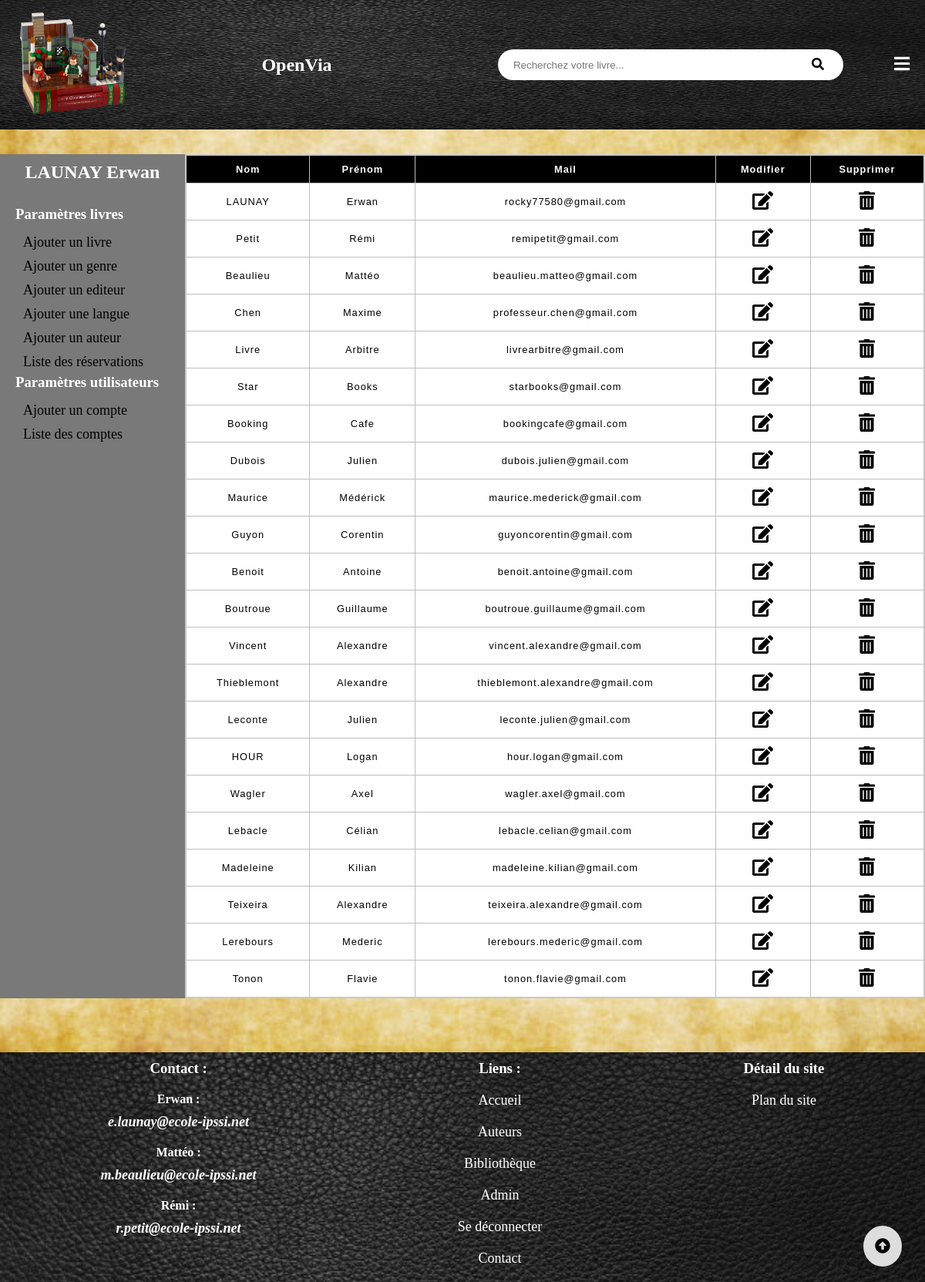
The app's page /admin/listecompte.php (signed in) with its own data.
### tables this page shows
CREATE TABLE IF NOT EXISTS `utilisateur` (
  `idUtilisateur` int(11) NOT NULL AUTO_INCREMENT,
  `idClient` int(11) NOT NULL,
  `admin` int(11) NOT NULL DEFAULT '0',
  `nom` varchar(50) DEFAULT NULL,
  `prenom` varchar(50) DEFAULT NULL,
  `email` varchar(50) DEFAULT NULL,
  `mdp` varchar(50) NOT NULL,
  `derniereCo` datetime DEFAULT NULL,
  PRIMARY KEY (`idUtilisateur`)
);

### admin/listecompte.php (the view)
<?php require"../admin.php";?>
		<div class="droit">
			<form method="POST">
				<table>
					<thead>
						<th>Nom</th>
						<th>Prénom</th>
						<th>Mail</th>
						<th>Modifier</th>
						<th>Supprimer</th>
					</thead>
					<tbody>
						<?php foreach ($resuser as $ligne) {?>
						<tr>
							<td><?php echo $ligne['nom'] ?></td>
							<td><?php echo $ligne['prenom'] ?></td>
							<td><?php echo $ligne['email'] ?></td>
							<td><a href="modifcompte.php?id=<?php echo $ligne['idUtilisateur'];?>"><i class="fas fa-edit"></i></a></td>
							<td><a href="deletecompte.php?id=<?php echo $ligne['idUtilisateur'];?>"><i class="fas fa-trash-alt"></i></a></td>
						</tr>
						<?php } ?>
					</tbody>
				</table>
			</form>
		</div>
	</div>
</main>
<?php require "../Footer/footer.php"; ?>

### css/headerstyle.css (style rules this page uses)
* { margin: 0; padding: 0; text-decoration: none; outline: none; }
body { background-color: gray; }
p,a,em,dd,li { font-family: Book Antiqua; }

### css/admin.css (style rules this page uses)
.droit { background-color: white; width: 100%; }
table { margin: 0 auto; border-collapse: collapse; border: 2px solid rgb(200, 200, 200); letter-spacing: 1px; font-family: sans-serif; font-size: .8rem; width: 100%; }
thead,tfoot { background-color: black; color: #fff; }
tbody { background-color: white; }
td,th { border: 1px solid rgb(190, 190, 190); padding: 10px; text-align: center; }
td a { color: black; font-size: 24px; }

### css/footerstyle.css (style rules this page uses)
* { margin: 0; padding:0; }

### records on screen
utilisateur: nom "LAUNAY", prenom "Erwan", email "rocky77580@gmail.com"
utilisateur: nom "Petit", prenom "Rémi", email "remipetit@gmail.com"
utilisateur: nom "Beaulieu", prenom "Mattéo", email "beaulieu.matteo@gmail.com"
utilisateur: nom "Chen", prenom "Maxime", email "professeur.chen@gmail.com"
utilisateur: nom "Livre", prenom "Arbitre", email "livrearbitre@gmail.com"
utilisateur: nom "Star", prenom "Books", email "starbooks@gmail.com"
utilisateur: nom "Booking", prenom "Cafe", email "bookingcafe@gmail.com"
utilisateur: nom "Dubois", prenom "Julien", email "dubois.julien@gmail.com"
utilisateur: nom "Maurice", prenom "Médérick", email "maurice.mederick@gmail.com"
utilisateur: nom "Guyon", prenom "Corentin", email "guyoncorentin@gmail.com"
utilisateur: nom "Benoit", prenom "Antoine", email "benoit.antoine@gmail.com"
utilisateur: nom "Boutroue", prenom "Guillaume", email "boutroue.guillaume@gmail.com"
utilisateur: nom "Vincent", prenom "Alexandre", email "vincent.alexandre@gmail.com"
utilisateur: nom "Thieblemont", prenom "Alexandre", email "thieblemont.alexandre@gmail.com"
utilisateur: nom "Leconte", prenom "Julien", email "leconte.julien@gmail.com"
utilisateur: nom "HOUR", prenom "Logan", email "hour.logan@gmail.com"
utilisateur: nom "Wagler", prenom "Axel", email "wagler.axel@gmail.com"
utilisateur: nom "Lebacle", prenom "Célian", email "lebacle.celian@gmail.com"
utilisateur: nom "Madeleine", prenom "Kilian", email "madeleine.kilian@gmail.com"
utilisateur: nom "Teixeira", prenom "Alexandre", email "teixeira.alexandre@gmail.com"
utilisateur: nom "Lerebours", prenom "Mederic", email "lerebours.mederic@gmail.com"
utilisateur: nom "Tonon", prenom "Flavie", email "tonon.flavie@gmail.com"

### other values on screen
$_SESSION['nom'] "LAUNAY"
$_SESSION['prenom'] "Erwan"
